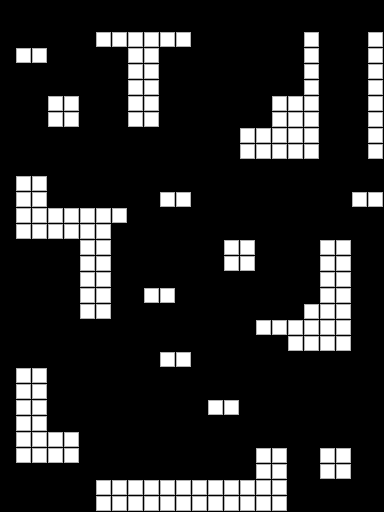

This game map was drawn from its Tiled (.tmx) file and the tilesets committed beside it. A one-line description and the full map source follow:
An orthogonal 24x32 tile map with 16x16 px tiles, 2 tile layers (solid, objects).

<map version="1.0" tiledversion="1.1.6" orientation="orthogonal" renderorder="right-down" width="24" height="32" tilewidth="16" tileheight="16" infinite="0" nextobjectid="1">
 <tileset firstgid="1" source="../../../dev/editor_tileset.tsx" />
 <layer name="solid" width="24" height="32">
  <data encoding="csv">
0,0,0,0,0,0,0,0,0,0,0,0,0,0,0,0,0,0,0,0,0,0,0,0,
0,0,0,0,0,0,0,0,0,0,0,0,0,0,0,0,0,0,0,0,0,0,0,0,
0,0,0,0,0,0,1,1,1,1,1,1,0,0,0,0,0,0,0,1,0,0,0,1,
0,1,1,0,0,0,0,0,1,1,0,0,0,0,0,0,0,0,0,1,0,0,0,1,
0,0,0,0,0,0,0,0,1,1,0,0,0,0,0,0,0,0,0,1,0,0,0,1,
0,0,0,0,0,0,0,0,1,1,0,0,0,0,0,0,0,0,0,1,0,0,0,1,
0,0,0,1,1,0,0,0,1,1,0,0,0,0,0,0,0,1,1,1,0,0,0,1,
0,0,0,1,1,0,0,0,1,1,0,0,0,0,0,0,0,1,1,1,0,0,0,1,
0,0,0,0,0,0,0,0,0,0,0,0,0,0,0,1,1,1,1,1,0,0,0,1,
0,0,0,0,0,0,0,0,0,0,0,0,0,0,0,1,1,1,1,1,0,0,0,1,
0,0,0,0,0,0,0,0,0,0,0,0,0,0,0,0,0,0,0,0,0,0,0,0,
0,1,1,0,0,0,0,0,0,0,0,0,0,0,0,0,0,0,0,0,0,0,0,0,
0,1,1,0,0,0,0,0,0,0,1,1,0,0,0,0,0,0,0,0,0,0,1,1,
0,1,1,1,1,1,1,1,0,0,0,0,0,0,0,0,0,0,0,0,0,0,0,0,
0,1,1,1,1,1,1,0,0,0,0,0,0,0,0,0,0,0,0,0,0,0,0,0,
0,0,0,0,0,1,1,0,0,0,0,0,0,0,1,1,0,0,0,0,1,1,0,0,
0,0,0,0,0,1,1,0,0,0,0,0,0,0,1,1,0,0,0,0,1,1,0,0,
0,0,0,0,0,1,1,0,0,0,0,0,0,0,0,0,0,0,0,0,1,1,0,0,
0,0,0,0,0,1,1,0,0,1,1,0,0,0,0,0,0,0,0,0,1,1,0,0,
0,0,0,0,0,1,1,0,0,0,0,0,0,0,0,0,0,0,0,1,1,1,0,0,
0,0,0,0,0,0,0,0,0,0,0,0,0,0,0,0,1,1,1,1,1,1,0,0,
0,0,0,0,0,0,0,0,0,0,0,0,0,0,0,0,0,0,1,1,1,1,0,0,
0,0,0,0,0,0,0,0,0,0,1,1,0,0,0,0,0,0,0,0,0,0,0,0,
0,1,1,0,0,0,0,0,0,0,0,0,0,0,0,0,0,0,0,0,0,0,0,0,
0,1,1,0,0,0,0,0,0,0,0,0,0,0,0,0,0,0,0,0,0,0,0,0,
0,1,1,0,0,0,0,0,0,0,0,0,0,1,1,0,0,0,0,0,0,0,0,0,
0,1,1,0,0,0,0,0,0,0,0,0,0,0,0,0,0,0,0,0,0,0,0,0,
0,1,1,1,1,0,0,0,0,0,0,0,0,0,0,0,0,0,0,0,0,0,0,0,
0,1,1,1,1,0,0,0,0,0,0,0,0,0,0,0,1,1,0,0,1,1,0,0,
0,0,0,0,0,0,0,0,0,0,0,0,0,0,0,0,1,1,0,0,1,1,0,0,
0,0,0,0,0,0,1,1,1,1,1,1,1,1,1,1,1,1,0,0,0,0,0,0,
0,0,0,0,0,0,1,1,1,1,1,1,1,1,1,1,1,1,0,0,0,0,0,0
</data>
 </layer>
 <layer name="objects" width="24" height="32">
  <data encoding="csv">
0,0,0,0,0,0,0,0,0,0,0,0,0,0,0,0,0,0,0,0,0,0,0,0,
0,0,0,0,0,0,0,0,0,0,0,0,0,0,0,0,0,0,0,0,0,0,0,0,
0,0,0,0,0,0,0,0,0,0,0,0,0,0,0,0,0,0,0,0,0,0,0,0,
0,0,0,0,0,0,0,0,0,0,0,0,0,0,0,0,0,0,0,0,0,0,0,0,
0,0,0,0,0,0,0,0,0,0,0,0,0,0,0,0,0,0,0,0,0,0,0,0,
0,0,0,0,0,0,0,0,0,0,0,0,0,0,0,0,0,0,0,0,0,0,0,0,
0,0,0,0,0,0,0,0,0,0,0,0,0,0,0,0,0,0,0,0,0,0,0,0,
0,0,0,0,0,0,0,0,0,0,0,0,0,0,0,0,0,0,0,0,0,0,0,0,
0,0,0,0,0,0,0,0,0,0,0,0,0,0,0,0,0,0,0,0,0,0,0,0,
0,0,0,0,0,0,0,0,0,0,0,0,0,0,0,0,0,0,0,0,0,0,0,0,
0,0,0,0,0,0,0,0,0,0,0,0,0,0,0,0,0,0,0,0,0,0,0,0,
0,0,0,0,0,0,0,0,0,0,0,0,0,0,0,0,0,0,0,0,0,0,0,0,
0,0,0,0,0,0,0,0,0,0,0,0,0,0,0,0,0,0,0,0,0,0,0,0,
0,0,0,0,0,0,0,0,0,0,0,0,0,0,0,0,0,0,0,0,0,0,0,0,
0,0,0,0,0,0,0,0,0,0,0,0,0,0,0,0,0,0,0,0,0,0,0,0,
0,0,0,0,0,0,0,0,0,0,0,0,0,0,0,0,0,0,0,0,0,0,0,0,
0,0,0,0,0,0,0,0,0,0,0,0,0,0,0,0,0,0,0,0,0,0,0,0,
0,0,0,0,0,0,0,0,0,0,0,0,0,0,0,0,0,0,0,0,0,0,0,0,
0,0,0,0,0,0,0,0,0,0,0,0,0,0,0,0,0,0,0,0,0,0,0,0,
0,0,0,0,0,0,0,0,0,0,0,0,0,0,0,0,0,0,0,0,0,0,0,0,
0,0,0,0,0,0,0,0,0,0,0,0,0,0,0,0,0,0,0,0,0,0,0,0,
0,0,0,0,0,0,0,0,0,0,0,0,0,0,0,0,0,0,0,0,0,0,0,0,
0,0,0,0,0,0,0,0,0,0,0,0,0,0,0,0,0,0,0,0,0,0,0,0,
0,0,0,0,0,0,0,0,0,0,0,0,0,0,0,0,0,0,0,0,0,0,0,0,
0,0,0,0,0,0,0,0,0,0,0,0,0,0,0,0,0,0,0,0,0,0,0,0,
0,0,0,0,0,0,0,0,0,0,0,0,0,0,0,0,0,0,0,0,0,0,0,0,
0,0,0,0,0,0,0,0,0,0,0,0,0,0,0,0,0,0,0,0,0,0,0,0,
0,0,0,0,0,0,0,0,0,0,0,0,0,0,0,0,0,0,0,0,0,0,0,0,
0,0,0,0,0,0,0,0,0,0,0,0,0,0,0,0,0,0,0,0,0,0,0,0,
0,0,0,0,0,0,0,0,0,0,0,0,0,0,0,0,0,0,0,0,0,0,0,0,
0,0,0,0,0,0,0,0,0,0,0,0,0,0,0,0,0,0,0,0,0,0,0,0,
0,0,0,0,0,0,0,0,0,0,0,0,0,0,0,0,0,0,0,0,0,0,0,0
</data>
 </layer>
</map>
